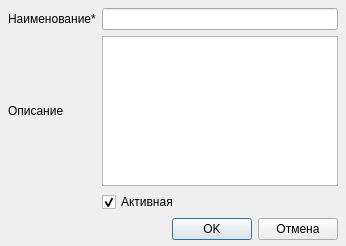
<?xml version="1.0" encoding="UTF-8"?>
<ui version="4.0">
 <class>DialogDynFieldsGroup</class>
 <widget class="QDialog" name="DialogDynFieldsGroup">
  <property name="geometry">
   <rect>
    <x>0</x>
    <y>0</y>
    <width>346</width>
    <height>246</height>
   </rect>
  </property>
  <property name="windowTitle">
   <string>Группа элементов</string>
  </property>
  <layout class="QGridLayout" name="gridLayout">
   <property name="leftMargin">
    <number>8</number>
   </property>
   <property name="topMargin">
    <number>8</number>
   </property>
   <property name="rightMargin">
    <number>8</number>
   </property>
   <property name="bottomMargin">
    <number>6</number>
   </property>
   <item row="0" column="0">
    <widget class="QLabel" name="label">
     <property name="text">
      <string>Наименование*</string>
     </property>
    </widget>
   </item>
   <item row="0" column="1">
    <widget class="QLineEdit" name="lineEditName"/>
   </item>
   <item row="1" column="0">
    <widget class="QLabel" name="label_2">
     <property name="text">
      <string>Описание</string>
     </property>
     <property name="alignment">
      <set>Qt::AlignLeading|Qt::AlignLeft|Qt::AlignVCenter</set>
     </property>
    </widget>
   </item>
   <item row="1" column="1">
    <widget class="QPlainTextEdit" name="plainTextEdit"/>
   </item>
   <item row="2" column="1">
    <widget class="QCheckBox" name="checkBoxIsActive">
     <property name="text">
      <string>Активная</string>
     </property>
     <property name="checked">
      <bool>true</bool>
     </property>
    </widget>
   </item>
   <item row="3" column="0" colspan="2">
    <layout class="QHBoxLayout" name="horizontalLayout">
     <item>
      <spacer name="horizontalSpacer_4">
       <property name="orientation">
        <enum>Qt::Horizontal</enum>
       </property>
       <property name="sizeHint" stdset="0">
        <size>
         <width>40</width>
         <height>20</height>
        </size>
       </property>
      </spacer>
     </item>
     <item>
      <widget class="QPushButton" name="pushButtonOk">
       <property name="sizePolicy">
        <sizepolicy hsizetype="Preferred" vsizetype="Preferred">
         <horstretch>0</horstretch>
         <verstretch>0</verstretch>
        </sizepolicy>
       </property>
       <property name="text">
        <string>OK</string>
       </property>
       <property name="iconSize">
        <size>
         <width>20</width>
         <height>20</height>
        </size>
       </property>
      </widget>
     </item>
     <item>
      <widget class="QPushButton" name="pushButtonCancel">
       <property name="sizePolicy">
        <sizepolicy hsizetype="Preferred" vsizetype="Preferred">
         <horstretch>0</horstretch>
         <verstretch>0</verstretch>
        </sizepolicy>
       </property>
       <property name="text">
        <string>Отмена</string>
       </property>
       <property name="iconSize">
        <size>
         <width>20</width>
         <height>20</height>
        </size>
       </property>
      </widget>
     </item>
    </layout>
   </item>
  </layout>
 </widget>
 <resources/>
 <connections/>
</ui>
